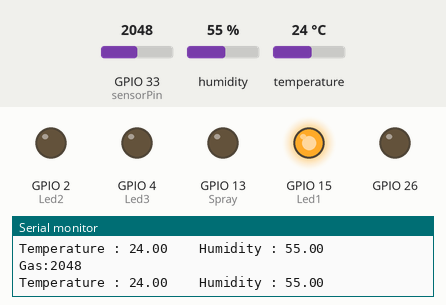
Bench run of a sketch on a simulated ESP32. On the bench: output pins drawn as LEDs (lit = HIGH), the last lines printed to the serial monitor. The inputs (shaded band) are chosen by the test bench; at power-on: GPIO 33 (sensorPin) = 2048, humidity 55 %, temperature 24 °C. WiFi joins after 1.5 s; servers stay silent unless stated; the modem accepts every AT command (registered, SIM ready, sends succeed) and sends nothing else.

Above: at 4.0 s.
4.1 s: GPIO 33 (sensorPin) set to 2582
5.6 s: GPIO 33 (sensorPin) set to 2676
At 5.9 s:
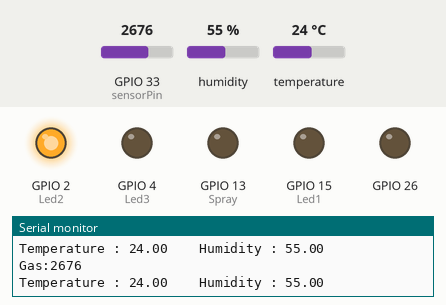
7.1 s: GPIO 33 (sensorPin) set to 2740
At 8.2 s:
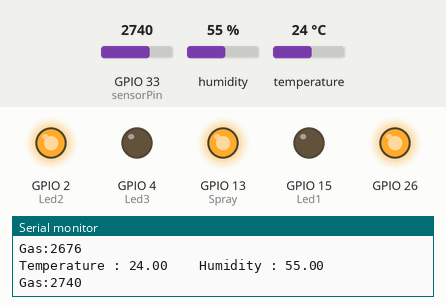
8.6 s: GPIO 33 (sensorPin) set to 2660
At 12.2 s:
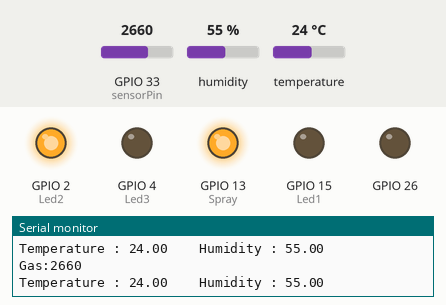
12.6 s: GPIO 33 (sensorPin) set to 2790
At 17.8 s:
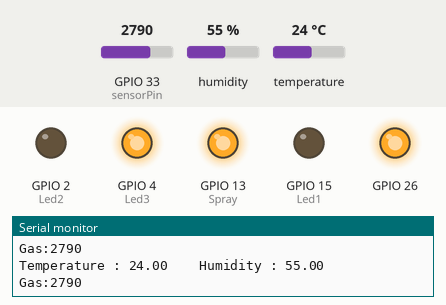
18.1 s: GPIO 33 (sensorPin) set to 2610
At 21.6 s:
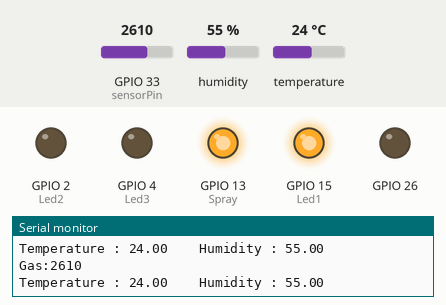
Timing chart, 0 to 23.1 s (numbered marks = the images above; inputs shaded):
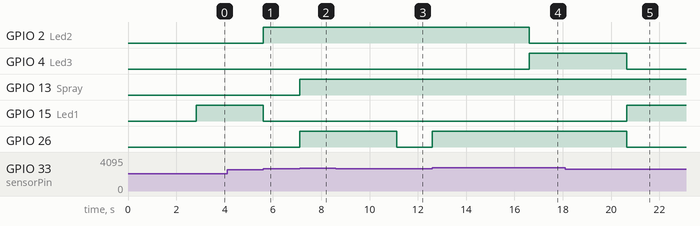

Measured:
- the behaviour switches between 2650 and 2651 on GPIO 33 (sensorPin) (found by bisection; images 0 and 1)
- after the input at 5.6 s, GPIO 2 (Led2): LOW → HIGH at once; GPIO 15 (Led1): HIGH → LOW at once
- after the input at 7.1 s, GPIO 13 (Spray), GPIO 26: LOW → HIGH at once
- after the input at 8.6 s, GPIO 26: HIGH → LOW after 2.5 s
- after the input at 12.6 s, GPIO 2 (Led2): HIGH → LOW after 4.0 s; GPIO 4 (Led3): LOW → HIGH after 4.0 s; GPIO 26: LOW → HIGH at once
- after the input at 18.1 s, GPIO 4 (Led3), GPIO 26: HIGH → LOW after 2.6 s; GPIO 15 (Led1): LOW → HIGH after 2.6 s

The sketch:

poultry_farm_automation.ino
```cpp
#define BLYNK_TEMPLATE_ID "TMPL349dz64r8"
#define BLYNK_TEMPLATE_NAME "Poultryfarm"
#define BLYNK_AUTH_TOKEN "On0tj6Nc2l0J38bf2DRa0gdSvHvHEYic"
#define BLYNK_PRINT Serial
#define sensorPin 33
#define Led1 15
#define Led2 2
#define Led3 4
#define Spray 13
#include <WiFi.h>
//#include <ESP8266WiFi.h>
#include <BlynkSimpleEsp32.h>
#include <DFRobot_DHT11.h>
#include <DHT.h>
#include <SoftwareSerial.h>
SoftwareSerial gsmSerial(3, 1);
#define DHTPIN 32
#define DHTTYPE DHT11
DHT dht(DHTPIN, DHTTYPE);
char auth[] = BLYNK_AUTH_TOKEN;
char ssid[] = "OPPO A38";  // type your wifi name
char pass[] ="anbu0256"; // type your wifi password

BlynkTimer timer;
void sendSensor()
{
  float h = dht.readHumidity();
  float t = dht.readTemperature();
  int sensorValue = analogRead(sensorPin);// or dht.readTemperature(true) for Fahrenheit

  if (isnan(h) || isnan(t)) {
    Serial.println("Failed to read from DHT sensor!");
    return;
  }
  // You can send any value at any time.
  // Please don't send more that 10 values per second.
    Blynk.virtualWrite(V0, t);
    Blynk.virtualWrite(V1, h);
    Blynk.virtualWrite(V2, sensorValue);
     Serial.print("Gas:");
  Serial.println(sensorValue);
  if(sensorValue>2700)
  {
    digitalWrite(26,HIGH);
    digitalWrite(Spray,HIGH);
    if (gsmSerial.available()) {
    Serial.write(gsmSerial.read());
  }
     // Initialize the GSM module
  gsmSerial.println("AT"); // Test communication with the GSM module
  delay(1000);
  gsmSerial.println("AT+CMGF=1"); // Set SMS mode to text mode
  delay(1000);
  gsmSerial.println("AT+CMGS=\"+917604937305\""); // Replace with your phone number
  delay(1000);
  gsmSerial.println("alret ammonia level is increased !");
  delay(1000);
  gsmSerial.write(26);

  }
  else
  {
     digitalWrite(26,LOW);
  }
  if(sensorValue <= 2650)
  {
    digitalWrite(Led1,HIGH);
    digitalWrite(Led2,LOW);
    digitalWrite(Led3,LOW);
  }
  else if(sensorValue <= 2750)
  {
    digitalWrite(Led2,HIGH);
    digitalWrite(Led1,LOW);
    digitalWrite(Led3,LOW);
  }
  else if(sensorValue <= 2850)
  {
    digitalWrite(Led3,HIGH);
    digitalWrite(Led1,LOW);
    digitalWrite(Led2,LOW);
  }
  else{
    digitalWrite(Led1,LOW);
    digitalWrite(Led2,LOW);
    digitalWrite(Led3,LOW);
  }
    Serial.print("Temperature : ");
    Serial.print(t);
    Serial.print("    Humidity : ");
    Serial.println(h);
}

void setup()
{

  Serial.begin(115200);
  pinMode(26,OUTPUT);
   digitalWrite(26,LOW);
  pinMode(Led1,OUTPUT);
  pinMode(Led2,OUTPUT);
  pinMode(Led3,OUTPUT);
  pinMode(Spray,OUTPUT);
  Blynk.begin(auth, ssid, pass);
  dht.begin();
  timer.setInterval(100L, sendSensor);
  gsmSerial.begin(9600);
  delay(1000);

  }

void loop()
{
  Blynk.run();
  timer.run();
 }
```
